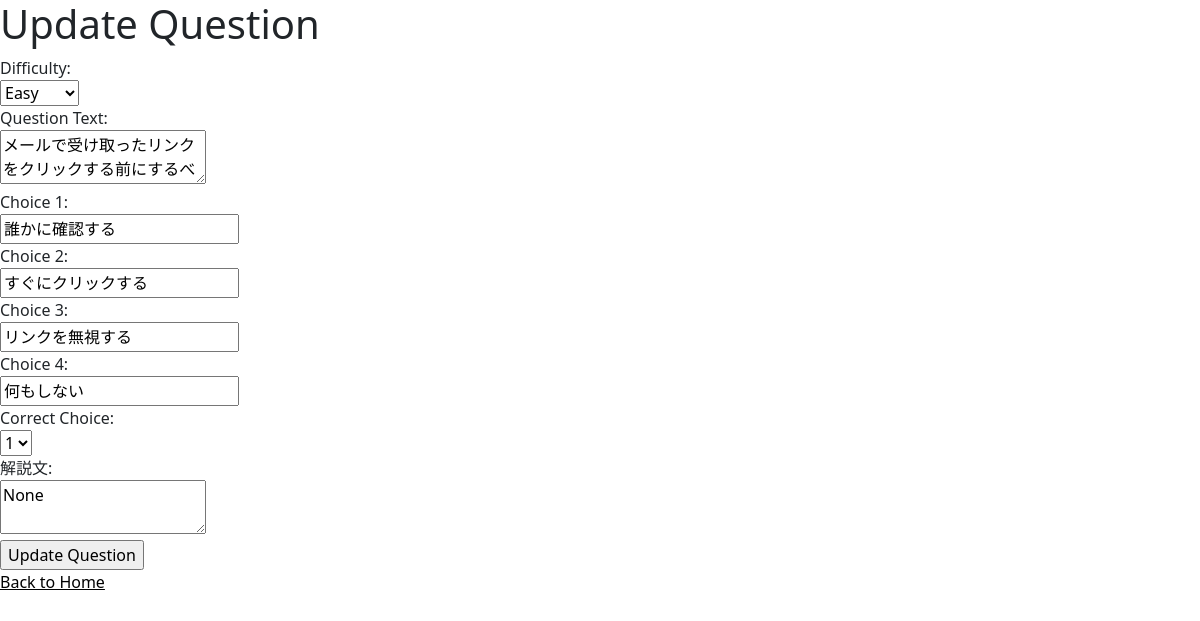
The page /update/3 on the database as committed earlier.
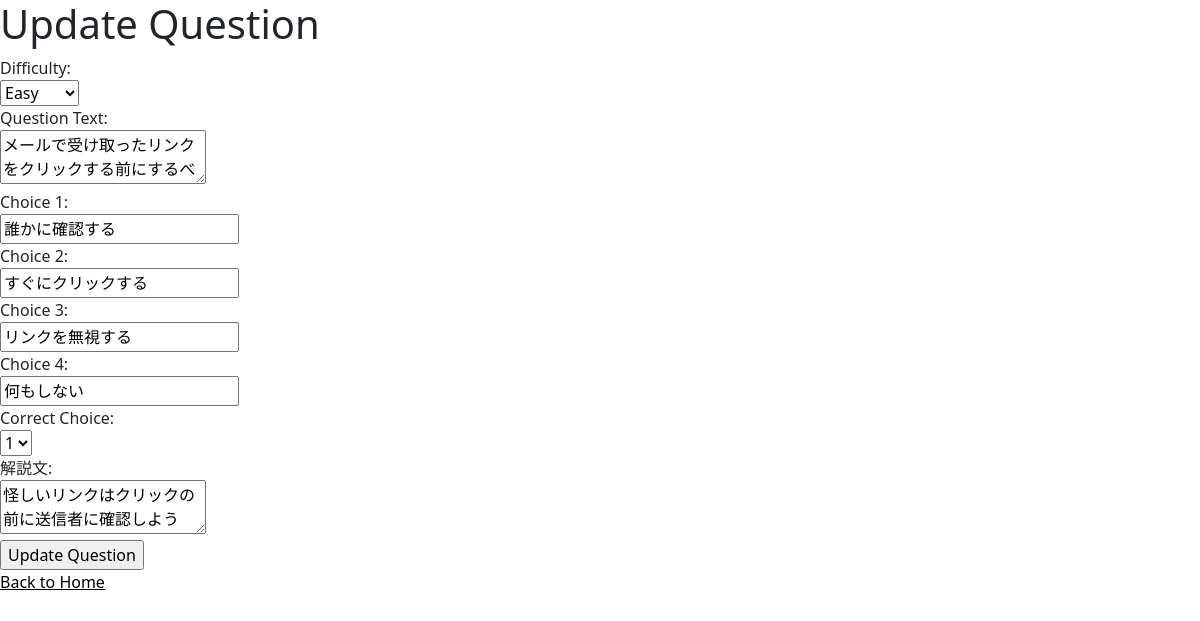
The same page on the database as committed later.
### app.py (models this page shows)
class Question(db.Model):
    id = db.Column(db.Integer, primary_key=True)
    text = db.Column(db.Text, nullable=False)
    choices = db.Column(db.Text, nullable=False)
    difficulty = db.Column(db.String(50), nullable=False)
    correct_choice = db.Column(db.Integer, nullable=False)
    explain = db.Column(db.Text, nullable=True)

### app.py (the view, shortened to what this page needs)
@app.route('/update/<int:id>', methods=['GET', 'POST'])
def update(id):
 update_task = Question.query.get(id)
 if request.method == 'GET':
  return render_template('manager/question_update.html',question=update_task)

### templates/manager/question_update.html (shortened to what this page needs)
{% extends 'base.html' %}
{% block body %}
<h1>Update Question</h1>
<form action="/update/{{ question.id }}" method="POST">
    <label for="difficulty">Difficulty:</label><br>
    <select name="difficulty" id="difficulty" required>
        <option value="Easy" {% if question.difficulty == "Easy" %} selected {% endif %}>Easy</option>
    </select><br>
    <label for="text">Question Text:</label><br>
    <textarea name="text" id="text" required>{{ question.text }}</textarea><br>
    {% for i in range(1, 5) %}
    {% if i <= question.choices.split(',')|length %}
        {% set choice = question.choices.split(',')[i-1] %}
    {% else %}
        {% set choice = '' %}
    {% endif %}
    <label for="choice{{ i }}">Choice {{ i }}:</label><br>
    <input type="text" name="choice{{ i }}" id="choice{{ i }}" value="{{ choice }}" required><br>
    {% endfor %}
    <label for="correct_choice">Correct Choice:</label><br>
    <select name="correct_choice" id="correct_choice" required>
        {% for choice_index in range(1, 5) %}
            <option value="{{ choice_index }}" {% if question.correct_choice == choice_index %} selected {% endif %}>{{ choice_index }}</option>
        {% endfor %}
    </select><br>
    <label for="explain">解説文:</label><br>
    <textarea name="explain" id="explain" required>{{ question.explain }}</textarea><br>
    <input type="submit" value="Update Question">
</form>
<a href="/manager">Back to Home</a>
{% endblock %}

Rows that differ between the two databases and show on the page:
changed Question "Easy": explain "None" → "怪しいリンクはクリックの前に送信者に確認しよう"
